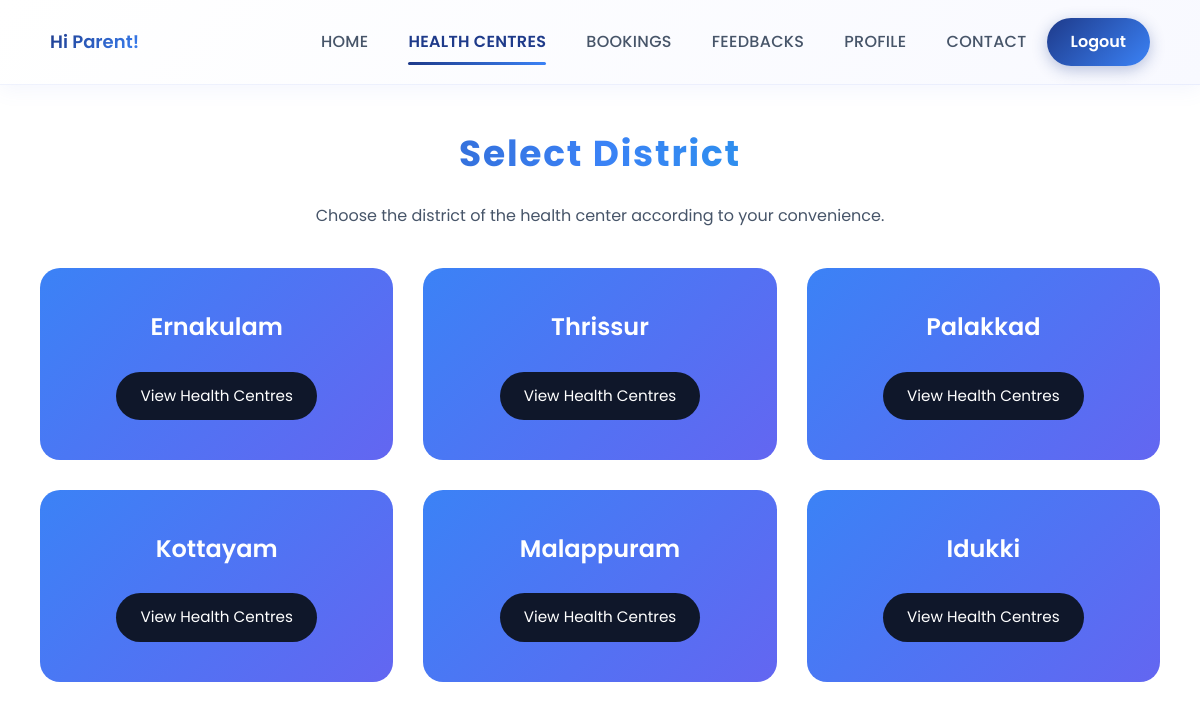
The app's page /parent/healthcentres.php with its own data.
### tables this page shows
CREATE TABLE IF NOT EXISTS `district` (
  `did` int NOT NULL AUTO_INCREMENT,
  `dname` varchar(25) NOT NULL,
  `status` int NOT NULL DEFAULT '1',
  PRIMARY KEY (`did`)
);

### classes/DataAccess.class.php (called while the page is built, shortened)
<?php
class DataAccess
{
	private $_con,$_query,$_errors;
	public function __construct()
	{
		if(!$this->_con=mysqli_connect(DB_HOST,DB_USER,DB_PASSWORD,DB_NAME))
		{
			die("connection Error");
		}
	}
	public function query($query)
	{
		if(isset($query))
		{
			$words=explode(' ',$query);
			$this->_query=$query;
			$res=mysqli_query($this->_con,$this->_query);
			if($words[0]=='select' || $words[0]=='Select' || $words[0]=='SELECT')
			{
				if(mysqli_num_rows($res))
				{
					$dataArr=array();
					while($row=mysqli_fetch_assoc($res))
					{
						$dataArr[] = $row;
					}
					return $dataArr;
				}
				else
				{
					return false;
				}
			}
		}
	}
}
?>

### parent/healthcentres.php (the view, shortened to what this page needs)
<?php
$dao = new DataAccess();
include('header.php');
?>
<div class="page-title">Select District</div>
<div class="page-subtitle">Choose the district of the health center according to your convenience.</div>
<div class="district-grid">
  <?php
  $q = "SELECT * FROM district";
  $info = $dao->query($q);
  if ($info) {
    foreach ($info as $district) { ?>
      <div class="district-card">
        <div class="card-content">
          <h3><?php echo $district['dname']; ?></h3>
          <a href="displayhealth_centre.php?id=<?= $district['did'] ?>" class="book-btn">
            View Health Centres
          </a>
        </div>
      </div>
    <?php }
  } else { ?>
    <p style="text-align:center; font-size:1.2rem; color:#666;">No districts found.</p>
  <?php } ?>
</div>

### parent/assets/css/modern-theme.css (style rules this page uses)
:root { --primary-gradient: linear-gradient(135deg, #1e3a8a 0%, #3b82f6 100%); --secondary-gradient: linear-gradient(135deg, #0ea5e9 0%, #06b6d4 100%); --blue-gradient: linear-gradient(135deg, #3b82f6 0%, #06b6d4 100%); --light-blue-gradient: linear-gradient(135deg, #dbeafe 0%, #e0f2fe 100%); --accent-gradient: linear-gradient(135deg, #60a5fa 0%, #38bdf8 100%); --primary-color: #1e3a8a; --secondary-color: #3b82f6; --accent-color: #06b6d4; --text-dark: #2d3748; --text-light: #718096; --bg-light: #f7fafc; --card-bg: #ffffff; --shadow-sm: 0 2px 8px rgba(0, 0, 0, 0.05); --shadow-md: 0 4px 16px rgba(0, 0, 0, 0.08); --shadow-lg: 0 8px 24px rgba(0, 0, 0, 0.12); --shadow-xl: 0 12px 32px rgba(0, 0, 0, 0.15); --radius-sm: 8px; --radius-md: 12px; --radius-lg: 16px; --radius-xl: 20px; }
* { box-sizing: border-box; }
body { font-family: 'Poppins', 'Segoe UI', Tahoma, Geneva, Verdana, sans-serif; background: linear-gradient(135deg, #f5f7fa 0%, #c3cfe2 100%); background-attachment: fixed; color: var(--text-dark); line-height: 1.6; }
html { scroll-behavior: smooth; }

### parent/header.php (style rules this page uses)
* { margin: 0; padding: 0; box-sizing: border-box; }
body { font-family: 'Poppins', sans-serif; background: linear-gradient(135deg, #f5f7fa 0%, #e8eef5 100%); background-attachment: fixed; }

### parent/healthcentres.php (style rules this page uses)
body { background: #ffffff; font-family: 'Poppins', sans-serif; margin: 0; padding: 0; }
.page-title { text-align: center; font-size: 2.25rem; font-weight: 700; margin: 40px 0 20px; letter-spacing: 0.05em; background: linear-gradient(90deg, #1e3a8a, #3b82f6, #06b6d4); -webkit-background-clip: text; -webkit-text-fill-color: transparent; }
.page-subtitle { text-align: center; font-size: 1rem; color: #475569; margin-bottom: 40px; }
.district-grid { display: grid; grid-template-columns: repeat(3, 1fr); gap: 30px; max-width: 1200px; margin: 0 auto; padding: 0 40px 60px; }
.district-card { background: linear-gradient(135deg, #3b82f6, #6366f1); border-radius: 20px; overflow: hidden; text-align: center; cursor: pointer; transition: transform 0.3s ease, box-shadow 0.3s ease; position: relative; padding: 20px; color: #fff; }
.card-content { display: flex; flex-direction: column; justify-content: center; align-items: center; padding: 20px; }
.card-content h3 { font-size: 1.5rem; font-weight: 600; margin-bottom: 15px; background: #fff; -webkit-background-clip: text; -webkit-text-fill-color: transparent; }
.card-content .book-btn { display: inline-block; padding: 12px 24px; background-color: #0f172a; color: #fff; font-weight: 400; text-decoration: none; border-radius: 50px; transition: background-color 0.3s ease; margin-top: 10px; font-size: 0.95rem; }

### records on screen
district: dname "Ernakulam"
district: dname "Thrissur"
district: dname "Palakkad"
district: dname "Kottayam"
district: dname "Malappuram"
district: dname "Idukki"

### other values on screen
$parentName "Parent"
